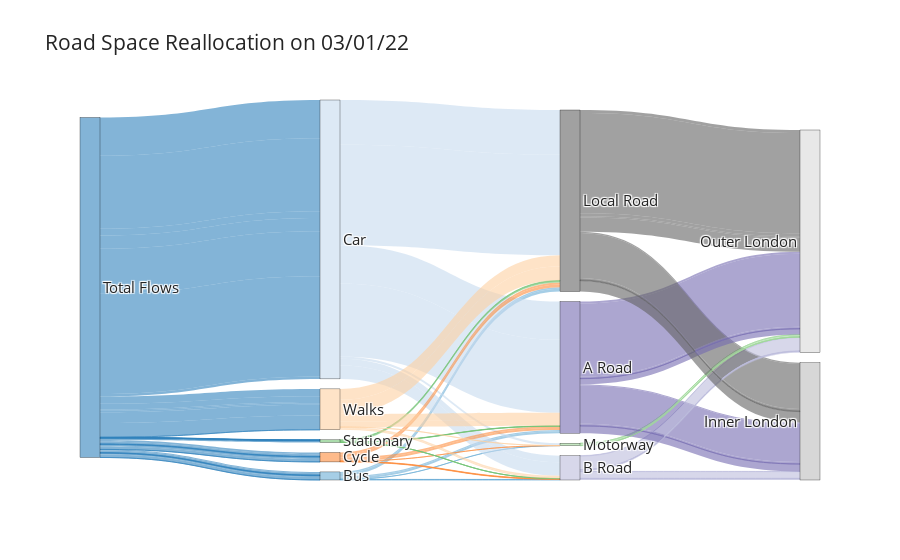
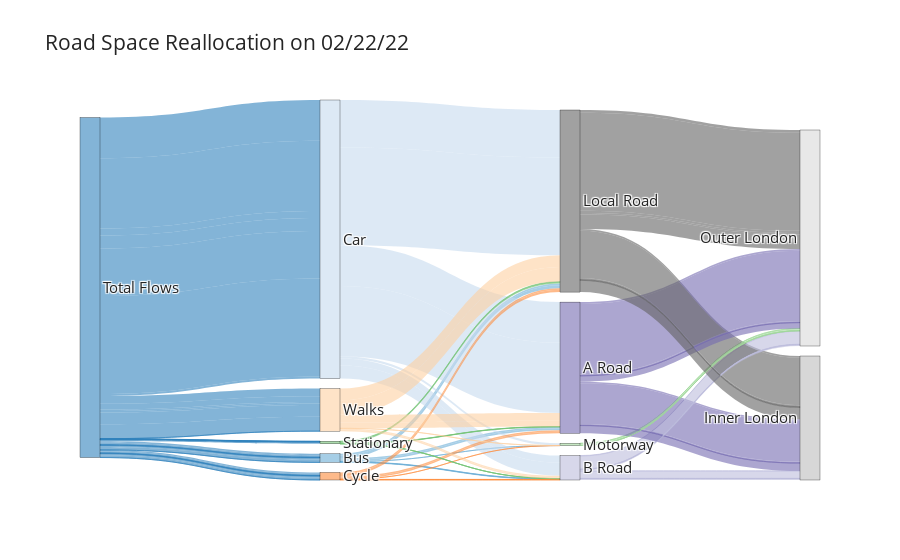
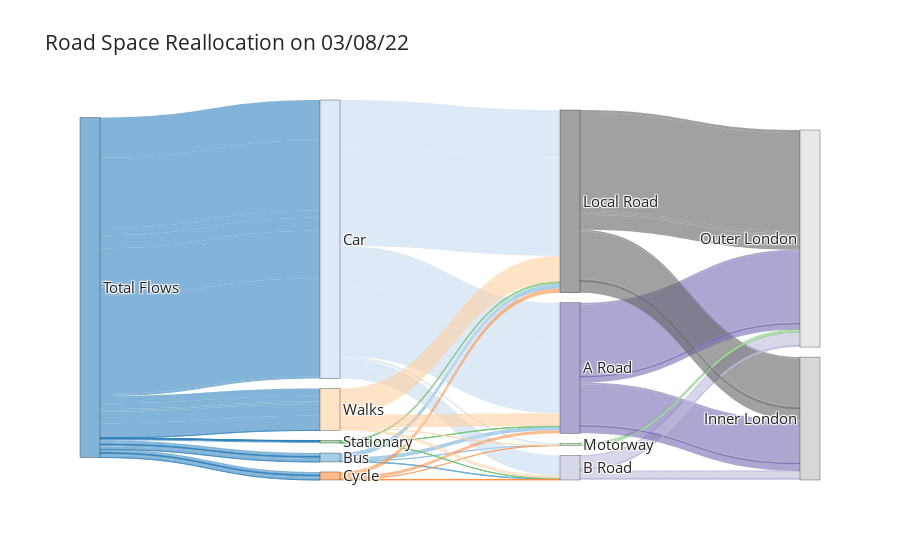
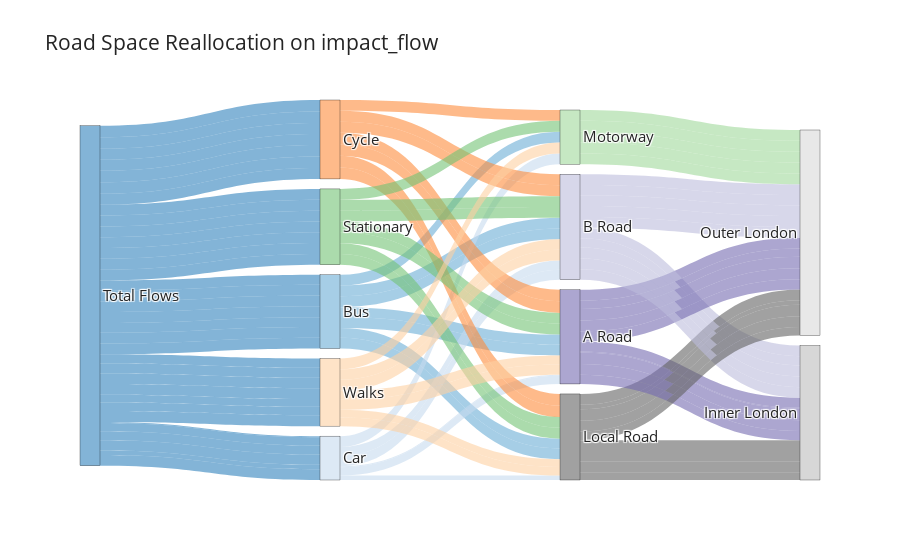

Source (notebook cell) for these figures, in order:
### Code cell
total = ['Total Flows']
modes = ['Bus', 'Car', 'Cycle', 'Walks', 'Stationary']
boundary_nodes = ['Motorway', 'A Road', 'B Road', 'Local Road', 'Inner London', 'Outer London']

nodes = total + modes + boundary_nodes

node_indices = {node: index for index, node in enumerate(nodes)}

dates = ['03/01/22', '02/22/22', '03/08/22', 'impact_flow', 'recovery_flow']

# # 设置内置主题
pio.templates.default = 'simple_white'  # 可以更改为其他内置主题名称 ['plotly'：默认主题。'simple_white'：简洁的白色背景主题。'ggplot2'：仿照ggplot2的主题。'seaborn'：仿照seaborn的主题。'plotly_dark'：深色背景主题。]


# 设置节点颜色，现有流量颜色与目标节点颜色相同
# node_colors = ['blue', 'green', 'orange', 'red', 'purple', 'cyan', 'gray', 'pink', 'brown', 'yellow', 'magenta', 'teal']

# 使用 matplotlib 的颜色映射生成节点颜色

def convert_to_rgba(color, alpha):
    return f'rgba({int(color[0] * 255)}, {int(color[1] * 255)}, {int(color[2] * 255)}, {alpha})'


cmap = cm.get_cmap(
    # 'twilight'
    'tab20c'
    , len(nodes))  # 选择一个颜色映射
node_colors = [convert_to_rgba(cmap(i), 0.6) for i in range(len(nodes))]  # 生成对应数量的颜色

for date in dates:
    sankey_data = []
    for i, row in flow_change.iterrows():
        source_node = row['Total Flows']
        target_node = row['mode']
        value = row[date]
    
        sankey_data.append({
            'source': node_indices[source_node],
            'target': node_indices[target_node],
            'value': value,
            'color': node_colors[node_indices[source_node]]
        })
    
        source_node = row['mode']
        target_node = row['classification']
        value = row[date]
    
        sankey_data.append({
            'source': node_indices[source_node],
            'target': node_indices[target_node],
            'value': value,
            'color': node_colors[node_indices[source_node]]
        })
    
        source_node = row['classification']
        target_node = row['Boundary']
        value = row[date]
    
        sankey_data.append({
            'source': node_indices[source_node],
            'target': node_indices[target_node],
            'value': value,
            'color': node_colors[node_indices[source_node]]
        })
    
    fig = go.Figure(go.Sankey(
    
        arrangement='perpendicular',
    
        node=dict(
            pad=10,
            thickness=20,
            line=dict(color='black', width=0.3),
            label=nodes,
            color=node_colors
        ),
        link=dict(
            source=[link['source'] for link in sankey_data],
            target=[link['target'] for link in sankey_data],
            value=[link['value'] for link in sankey_data],
            color=[link['color'] for link in sankey_data],
        ),
    
    ))
    
    fig.update_layout(
        title_text=f"Road Space Reallocation on {date}",
        font_size=15,
        autosize=True,
        hovermode='closest'
    )
    
    fig.show()

### Figure 1 — Plotly figure (JSON) as saved in the notebook; plotly's stock layout.template omitted (floating-point values rounded to 4 significant figures)
{"data": [{"arrangement": "perpendicular", "link": {"color": ["rgba(49, 130, 189, 0.6)", "rgba(107, 174, 214, 0.6)", "rgba(117, 107, 177, 0.6)", "rgba(49, 130, 189, 0.6)", "rgba(107, 174, 214, 0.6)", "rgba(117, 107, 177, 0.6)", "rgba(49, 130, 189, 0.6)", "rgba(107, 174, 214, 0.6)", "rgba(188, 189, 220, 0.6)", "rgba(49, 130, 189, 0.6)", "rgba(107, 174, 214, 0.6)", "rgba(188, 189, 220, 0.6)", "rgba(49, 130, 189, 0.6)", "rgba(107, 174, 214, 0.6)", "rgba(99, 99, 99, 0.6)", "rgba(49, 130, 189, 0.6)", "rgba(107, 174, 214, 0.6)", "rgba(99, 99, 99, 0.6)", "rgba(49, 130, 189, 0.6)", "rgba(107, 174, 214, 0.6)", "rgba(161, 217, 155, 0.6)", "rgba(49, 130, 189, 0.6)", "rgba(198, 219, 239, 0.6)", "rgba(117, 107, 177, 0.6)", "rgba(49, 130, 189, 0.6)", "rgba(198, 219, 239, 0.6)", "rgba(117, 107, 177, 0.6)", "rgba(49, 130, 189, 0.6)", "rgba(198, 219, 239, 0.6)", "rgba(188, 189, 220, 0.6)", "rgba(49, 130, 189, 0.6)", "rgba(198, 219, 239, 0.6)", "rgba(188, 189, 220, 0.6)", "rgba(49, 130, 189, 0.6)", "rgba(198, 219, 239, 0.6)", "rgba(99, 99, 99, 0.6)", "rgba(49, 130, 189, 0.6)", "rgba(198, 219, 239, 0.6)", "rgba(99, 99, 99, 0.6)", "rgba(49, 130, 189, 0.6)", "rgba(198, 219, 239, 0.6)", "rgba(161, 217, 155, 0.6)", "rgba(49, 130, 189, 0.6)", "rgba(253, 141, 60, 0.6)", "rgba(117, 107, 177, 0.6)", "rgba(49, 130, 189, 0.6)", "rgba(253, 141, 60, 0.6)", "rgba(117, 107, 177, 0.6)", "rgba(49, 130, 189, 0.6)", "rgba(253, 141, 60, 0.6)", "rgba(188, 189, 220, 0.6)", "rgba(49, 130, 189, 0.6)", "rgba(253, 141, 60, 0.6)", "rgba(188, 189, 220, 0.6)", "rgba(49, 130, 189, 0.6)", "rgba(253, 141, 60, 0.6)", "rgba(99, 99, 99, 0.6)", "rgba(49, 130, 189, 0.6)", "rgba(253, 141, 60, 0.6)", "rgba(99, 99, 99, 0.6)", "rgba(49, 130, 189, 0.6)", "rgba(253, 141, 60, 0.6)", "rgba(161, 217, 155, 0.6)", "rgba(49, 130, 189, 0.6)", "rgba(116, 196, 118, 0.6)", "rgba(117, 107, 177, 0.6)", "rgba(49, 130, 189, 0.6)", "rgba(116, 196, 118, 0.6)", "rgba(117, 107, 177, 0.6)", "rgba(49, 130, 189, 0.6)", "rgba(116, 196, 118, 0.6)", "rgba(188, 189, 220, 0.6)", "rgba(49, 130, 189, 0.6)", "rgba(116, 196, 118, 0.6)", "rgba(188, 189, 220, 0.6)", "rgba(49, 130, 189, 0.6)", "rgba(116, 196, 118, 0.6)", "rgba(99, 99, 99, 0.6)", "rgba(49, 130, 189, 0.6)", "rgba(116, 196, 118, 0.6)", "rgba(99, 99, 99, 0.6)", "rgba(49, 130, 189, 0.6)", "rgba(116, 196, 118, 0.6)", "rgba(161, 217, 155, 0.6)", "rgba(49, 130, 189, 0.6)", "rgba(253, 208, 162, 0.6)", "rgba(117, 107, 177, 0.6)", "rgba(49, 130, 189, 0.6)", "rgba(253, 208, 162, 0.6)", "rgba(117, 107, 177, 0.6)", "rgba(49, 130, 189, 0.6)", "rgba(253, 208, 162, 0.6)", "rgba(188, 189, 220, 0.6)", "rgba(49, 130, 189, 0.6)", "rgba(253, 208, 162, 0.6)", "rgba(188, 189, 220, 0.6)", "rgba(49, 130, 189, 0.6)", "rgba(253, 208, 162, 0.6)", "rgba(99, 99, 99, 0.6)", "rgba(49, 130, 189, 0.6)", "rgba(253, 208, 162, 0.6)", "rgba(99, 99, 99, 0.6)", "rgba(49, 130, 189, 0.6)", "rgba(253, 208, 162, 0.6)", "rgba(161, 217, 155, 0.6)"], "source": [0, 1, 7, 0, 1, 7, 0, 1, 8, 0, 1, 8, 0, 1, 9, 0, 1, 9, 0, 1, 6, 0, 2, 7, 0, 2, 7, 0, 2, 8, 0, 2, 8, 0, 2, 9, 0, 2, 9, 0, 2, 6, 0, 3, 7, 0, 3, 7, 0, 3, 8, 0, 3, 8, 0, 3, 9, 0, 3, 9, 0, 3, 6, 0, 5, 7, 0, 5, 7, 0, 5, 8, 0, 5, 8, 0, 5, 9, 0, 5, 9, 0, 5, 6, 0, 4, 7, 0, 4, 7, 0, 4, 8, 0, 4, 8, 0, 4, 9, 0, 4, 9, 0, 4, 6], "target": [1, 7, 10, 1, 7, 11, 1, 8, 10, 1, 8, 11, 1, 9, 10, 1, 9, 11, 1, 6, 11, 2, 7, 10, 2, 7, 11, 2, 8, 10, 2, 8, 11, 2, 9, 10, 2, 9, 11, 2, 6, 11, 3, 7, 10, 3, 7, 11, 3, 8, 10, 3, 8, 11, 3, 9, 10, 3, 9, 11, 3, 6, 11, 5, 7, 10, 5, 7, 11, 5, 8, 10, 5, 8, 11, 5, 9, 10, 5, 9, 11, 5, 6, 11, 4, 7, 10, 4, 7, 11, 4, 8, 10, 4, 8, 11, 4, 9, 10, 4, 9, 11, 4, 6, 11], "value": [0.01197, 0.01197, 0.01197, 0.01966, 0.01966, 0.01966, 0.00212, 0.00212, 0.00212, 0.004082, 0.004082, 0.004082, 0.01339, 0.01339, 0.01339, 0.02879, 0.02879, 0.02879, 0.0002791, 0.0002791, 0.0002791, 0.3809, 0.3809, 0.3809, 0.7264, 0.7264, 0.7264, 0.06679, 0.06679, 0.06679, 0.1337, 0.1337, 0.1337, 0.4462, 0.4462, 0.4462, 1.0, 1.0, 1.0, 0.02285, 0.02285, 0.02285, 0.01851, 0.01851, 0.01851, 0.01967, 0.01967, 0.01967, 0.003586, 0.003586, 0.003586, 0.003991, 0.003991, 0.003991, 0.02028, 0.02028, 0.02028, 0.02788, 0.02788, 0.02788, 0.0002342, 0.0002342, 0.0002342, 0.002075, 0.002075, 0.002075, 0.002114, 0.002114, 0.002114, 0.0004339, 0.0004339, 0.0004339, 0.0005496, 0.0005496, 0.0005496, 0.006999, 0.006999, 0.006999, 0.01414, 0.01414, 0.01414, 0.0, 0.0, 0.0, 0.07283, 0.07283, 0.07283, 0.05722, 0.05722, 0.05722, 0.01292, 0.01292, 0.01292, 0.01424, 0.01424, 0.01424, 0.1086, 0.1086, 0.1086, 0.1413, 0.1413, 0.1413, 0.000536, 0.000536, 0.000536]}, "node": {"color": ["rgba(49, 130, 189, 0.6)", "rgba(107, 174, 214, 0.6)", "rgba(198, 219, 239, 0.6)", "rgba(253, 141, 60, 0.6)", "rgba(253, 208, 162, 0.6)", "rgba(116, 196, 118, 0.6)", "rgba(161, 217, 155, 0.6)", "rgba(117, 107, 177, 0.6)", "rgba(188, 189, 220, 0.6)", "rgba(99, 99, 99, 0.6)", "rgba(189, 189, 189, 0.6)", "rgba(217, 217, 217, 0.6)"], "label": ["Total Flows", "Bus", "Car", "Cycle", "Walks", "Stationary", "Motorway", "A Road", "B Road", "Local Road", "Inner London", "Outer London"], "line": {"color": "black", "width": 0.3}, "pad": 10, "thickness": 20}, "type": "sankey"}], "layout": {"title": {"text": "Road Space Reallocation on 03/01/22"}, "font": {"size": 15}, "autosize": true, "hovermode": "closest"}}

### Figure 2 — Plotly figure (JSON) as saved in the notebook; plotly's stock layout.template omitted (floating-point values rounded to 4 significant figures)
{"data": [{"arrangement": "perpendicular", "link": {"color": ["rgba(49, 130, 189, 0.6)", "rgba(107, 174, 214, 0.6)", "rgba(117, 107, 177, 0.6)", "rgba(49, 130, 189, 0.6)", "rgba(107, 174, 214, 0.6)", "rgba(117, 107, 177, 0.6)", "rgba(49, 130, 189, 0.6)", "rgba(107, 174, 214, 0.6)", "rgba(188, 189, 220, 0.6)", "rgba(49, 130, 189, 0.6)", "rgba(107, 174, 214, 0.6)", "rgba(188, 189, 220, 0.6)", "rgba(49, 130, 189, 0.6)", "rgba(107, 174, 214, 0.6)", "rgba(99, 99, 99, 0.6)", "rgba(49, 130, 189, 0.6)", "rgba(107, 174, 214, 0.6)", "rgba(99, 99, 99, 0.6)", "rgba(49, 130, 189, 0.6)", "rgba(107, 174, 214, 0.6)", "rgba(161, 217, 155, 0.6)", "rgba(49, 130, 189, 0.6)", "rgba(198, 219, 239, 0.6)", "rgba(117, 107, 177, 0.6)", "rgba(49, 130, 189, 0.6)", "rgba(198, 219, 239, 0.6)", "rgba(117, 107, 177, 0.6)", "rgba(49, 130, 189, 0.6)", "rgba(198, 219, 239, 0.6)", "rgba(188, 189, 220, 0.6)", "rgba(49, 130, 189, 0.6)", "rgba(198, 219, 239, 0.6)", "rgba(188, 189, 220, 0.6)", "rgba(49, 130, 189, 0.6)", "rgba(198, 219, 239, 0.6)", "rgba(99, 99, 99, 0.6)", "rgba(49, 130, 189, 0.6)", "rgba(198, 219, 239, 0.6)", "rgba(99, 99, 99, 0.6)", "rgba(49, 130, 189, 0.6)", "rgba(198, 219, 239, 0.6)", "rgba(161, 217, 155, 0.6)", "rgba(49, 130, 189, 0.6)", "rgba(253, 141, 60, 0.6)", "rgba(117, 107, 177, 0.6)", "rgba(49, 130, 189, 0.6)", "rgba(253, 141, 60, 0.6)", "rgba(117, 107, 177, 0.6)", "rgba(49, 130, 189, 0.6)", "rgba(253, 141, 60, 0.6)", "rgba(188, 189, 220, 0.6)", "rgba(49, 130, 189, 0.6)", "rgba(253, 141, 60, 0.6)", "rgba(188, 189, 220, 0.6)", "rgba(49, 130, 189, 0.6)", "rgba(253, 141, 60, 0.6)", "rgba(99, 99, 99, 0.6)", "rgba(49, 130, 189, 0.6)", "rgba(253, 141, 60, 0.6)", "rgba(99, 99, 99, 0.6)", "rgba(49, 130, 189, 0.6)", "rgba(253, 141, 60, 0.6)", "rgba(161, 217, 155, 0.6)", "rgba(49, 130, 189, 0.6)", "rgba(116, 196, 118, 0.6)", "rgba(117, 107, 177, 0.6)", "rgba(49, 130, 189, 0.6)", "rgba(116, 196, 118, 0.6)", "rgba(117, 107, 177, 0.6)", "rgba(49, 130, 189, 0.6)", "rgba(116, 196, 118, 0.6)", "rgba(188, 189, 220, 0.6)", "rgba(49, 130, 189, 0.6)", "rgba(116, 196, 118, 0.6)", "rgba(188, 189, 220, 0.6)", "rgba(49, 130, 189, 0.6)", "rgba(116, 196, 118, 0.6)", "rgba(99, 99, 99, 0.6)", "rgba(49, 130, 189, 0.6)", "rgba(116, 196, 118, 0.6)", "rgba(99, 99, 99, 0.6)", "rgba(49, 130, 189, 0.6)", "rgba(116, 196, 118, 0.6)", "rgba(161, 217, 155, 0.6)", "rgba(49, 130, 189, 0.6)", "rgba(253, 208, 162, 0.6)", "rgba(117, 107, 177, 0.6)", "rgba(49, 130, 189, 0.6)", "rgba(253, 208, 162, 0.6)", "rgba(117, 107, 177, 0.6)", "rgba(49, 130, 189, 0.6)", "rgba(253, 208, 162, 0.6)", "rgba(188, 189, 220, 0.6)", "rgba(49, 130, 189, 0.6)", "rgba(253, 208, 162, 0.6)", "rgba(188, 189, 220, 0.6)", "rgba(49, 130, 189, 0.6)", "rgba(253, 208, 162, 0.6)", "rgba(99, 99, 99, 0.6)", "rgba(49, 130, 189, 0.6)", "rgba(253, 208, 162, 0.6)", "rgba(99, 99, 99, 0.6)", "rgba(49, 130, 189, 0.6)", "rgba(253, 208, 162, 0.6)", "rgba(161, 217, 155, 0.6)"], "source": [0, 1, 7, 0, 1, 7, 0, 1, 8, 0, 1, 8, 0, 1, 9, 0, 1, 9, 0, 1, 6, 0, 2, 7, 0, 2, 7, 0, 2, 8, 0, 2, 8, 0, 2, 9, 0, 2, 9, 0, 2, 6, 0, 3, 7, 0, 3, 7, 0, 3, 8, 0, 3, 8, 0, 3, 9, 0, 3, 9, 0, 3, 6, 0, 5, 7, 0, 5, 7, 0, 5, 8, 0, 5, 8, 0, 5, 9, 0, 5, 9, 0, 5, 6, 0, 4, 7, 0, 4, 7, 0, 4, 8, 0, 4, 8, 0, 4, 9, 0, 4, 9, 0, 4, 6], "target": [1, 7, 10, 1, 7, 11, 1, 8, 10, 1, 8, 11, 1, 9, 10, 1, 9, 11, 1, 6, 11, 2, 7, 10, 2, 7, 11, 2, 8, 10, 2, 8, 11, 2, 9, 10, 2, 9, 11, 2, 6, 11, 3, 7, 10, 3, 7, 11, 3, 8, 10, 3, 8, 11, 3, 9, 10, 3, 9, 11, 3, 6, 11, 5, 7, 10, 5, 7, 11, 5, 8, 10, 5, 8, 11, 5, 9, 10, 5, 9, 11, 5, 6, 11, 4, 7, 10, 4, 7, 11, 4, 8, 10, 4, 8, 11, 4, 9, 10, 4, 9, 11, 4, 6, 11], "value": [0.01596, 0.01596, 0.01596, 0.01881, 0.01881, 0.01881, 0.002809, 0.002809, 0.002809, 0.004105, 0.004105, 0.004105, 0.01782, 0.01782, 0.01782, 0.02843, 0.02843, 0.02843, 0.00031, 0.00031, 0.00031, 0.4158, 0.4158, 0.4158, 0.717, 0.717, 0.717, 0.07278, 0.07278, 0.07278, 0.1333, 0.1333, 0.1333, 0.4838, 0.4838, 0.4838, 1.0, 1.0, 1.0, 0.02228, 0.02228, 0.02228, 0.01476, 0.01476, 0.01476, 0.0159, 0.0159, 0.0159, 0.002874, 0.002874, 0.002874, 0.003653, 0.003653, 0.003653, 0.01627, 0.01627, 0.01627, 0.02394, 0.02394, 0.02394, 0.0001701, 0.0001701, 0.0001701, 0.00205, 0.00205, 0.00205, 0.001998, 0.001998, 0.001998, 0.0004598, 0.0004598, 0.0004598, 0.0005322, 0.0005322, 0.0005322, 0.007385, 0.007385, 0.007385, 0.01378, 0.01378, 0.01378, 0.0, 0.0, 0.0, 0.07893, 0.07893, 0.07893, 0.05874, 0.05874, 0.05874, 0.01436, 0.01436, 0.01436, 0.01442, 0.01442, 0.01442, 0.1201, 0.1201, 0.1201, 0.1478, 0.1478, 0.1478, 0.000622, 0.000622, 0.000622]}, "node": {"color": ["rgba(49, 130, 189, 0.6)", "rgba(107, 174, 214, 0.6)", "rgba(198, 219, 239, 0.6)", "rgba(253, 141, 60, 0.6)", "rgba(253, 208, 162, 0.6)", "rgba(116, 196, 118, 0.6)", "rgba(161, 217, 155, 0.6)", "rgba(117, 107, 177, 0.6)", "rgba(188, 189, 220, 0.6)", "rgba(99, 99, 99, 0.6)", "rgba(189, 189, 189, 0.6)", "rgba(217, 217, 217, 0.6)"], "label": ["Total Flows", "Bus", "Car", "Cycle", "Walks", "Stationary", "Motorway", "A Road", "B Road", "Local Road", "Inner London", "Outer London"], "line": {"color": "black", "width": 0.3}, "pad": 10, "thickness": 20}, "type": "sankey"}], "layout": {"title": {"text": "Road Space Reallocation on 02/22/22"}, "font": {"size": 15}, "autosize": true, "hovermode": "closest"}}

### Figure 3 — Plotly figure (JSON) as saved in the notebook; plotly's stock layout.template omitted (floating-point values rounded to 4 significant figures)
{"data": [{"arrangement": "perpendicular", "link": {"color": ["rgba(49, 130, 189, 0.6)", "rgba(107, 174, 214, 0.6)", "rgba(117, 107, 177, 0.6)", "rgba(49, 130, 189, 0.6)", "rgba(107, 174, 214, 0.6)", "rgba(117, 107, 177, 0.6)", "rgba(49, 130, 189, 0.6)", "rgba(107, 174, 214, 0.6)", "rgba(188, 189, 220, 0.6)", "rgba(49, 130, 189, 0.6)", "rgba(107, 174, 214, 0.6)", "rgba(188, 189, 220, 0.6)", "rgba(49, 130, 189, 0.6)", "rgba(107, 174, 214, 0.6)", "rgba(99, 99, 99, 0.6)", "rgba(49, 130, 189, 0.6)", "rgba(107, 174, 214, 0.6)", "rgba(99, 99, 99, 0.6)", "rgba(49, 130, 189, 0.6)", "rgba(107, 174, 214, 0.6)", "rgba(161, 217, 155, 0.6)", "rgba(49, 130, 189, 0.6)", "rgba(198, 219, 239, 0.6)", "rgba(117, 107, 177, 0.6)", "rgba(49, 130, 189, 0.6)", "rgba(198, 219, 239, 0.6)", "rgba(117, 107, 177, 0.6)", "rgba(49, 130, 189, 0.6)", "rgba(198, 219, 239, 0.6)", "rgba(188, 189, 220, 0.6)", "rgba(49, 130, 189, 0.6)", "rgba(198, 219, 239, 0.6)", "rgba(188, 189, 220, 0.6)", "rgba(49, 130, 189, 0.6)", "rgba(198, 219, 239, 0.6)", "rgba(99, 99, 99, 0.6)", "rgba(49, 130, 189, 0.6)", "rgba(198, 219, 239, 0.6)", "rgba(99, 99, 99, 0.6)", "rgba(49, 130, 189, 0.6)", "rgba(198, 219, 239, 0.6)", "rgba(161, 217, 155, 0.6)", "rgba(49, 130, 189, 0.6)", "rgba(253, 141, 60, 0.6)", "rgba(117, 107, 177, 0.6)", "rgba(49, 130, 189, 0.6)", "rgba(253, 141, 60, 0.6)", "rgba(117, 107, 177, 0.6)", "rgba(49, 130, 189, 0.6)", "rgba(253, 141, 60, 0.6)", "rgba(188, 189, 220, 0.6)", "rgba(49, 130, 189, 0.6)", "rgba(253, 141, 60, 0.6)", "rgba(188, 189, 220, 0.6)", "rgba(49, 130, 189, 0.6)", "rgba(253, 141, 60, 0.6)", "rgba(99, 99, 99, 0.6)", "rgba(49, 130, 189, 0.6)", "rgba(253, 141, 60, 0.6)", "rgba(99, 99, 99, 0.6)", "rgba(49, 130, 189, 0.6)", "rgba(253, 141, 60, 0.6)", "rgba(161, 217, 155, 0.6)", "rgba(49, 130, 189, 0.6)", "rgba(116, 196, 118, 0.6)", "rgba(117, 107, 177, 0.6)", "rgba(49, 130, 189, 0.6)", "rgba(116, 196, 118, 0.6)", "rgba(117, 107, 177, 0.6)", "rgba(49, 130, 189, 0.6)", "rgba(116, 196, 118, 0.6)", "rgba(188, 189, 220, 0.6)", "rgba(49, 130, 189, 0.6)", "rgba(116, 196, 118, 0.6)", "rgba(188, 189, 220, 0.6)", "rgba(49, 130, 189, 0.6)", "rgba(116, 196, 118, 0.6)", "rgba(99, 99, 99, 0.6)", "rgba(49, 130, 189, 0.6)", "rgba(116, 196, 118, 0.6)", "rgba(99, 99, 99, 0.6)", "rgba(49, 130, 189, 0.6)", "rgba(116, 196, 118, 0.6)", "rgba(161, 217, 155, 0.6)", "rgba(49, 130, 189, 0.6)", "rgba(253, 208, 162, 0.6)", "rgba(117, 107, 177, 0.6)", "rgba(49, 130, 189, 0.6)", "rgba(253, 208, 162, 0.6)", "rgba(117, 107, 177, 0.6)", "rgba(49, 130, 189, 0.6)", "rgba(253, 208, 162, 0.6)", "rgba(188, 189, 220, 0.6)", "rgba(49, 130, 189, 0.6)", "rgba(253, 208, 162, 0.6)", "rgba(188, 189, 220, 0.6)", "rgba(49, 130, 189, 0.6)", "rgba(253, 208, 162, 0.6)", "rgba(99, 99, 99, 0.6)", "rgba(49, 130, 189, 0.6)", "rgba(253, 208, 162, 0.6)", "rgba(99, 99, 99, 0.6)", "rgba(49, 130, 189, 0.6)", "rgba(253, 208, 162, 0.6)", "rgba(161, 217, 155, 0.6)"], "source": [0, 1, 7, 0, 1, 7, 0, 1, 8, 0, 1, 8, 0, 1, 9, 0, 1, 9, 0, 1, 6, 0, 2, 7, 0, 2, 7, 0, 2, 8, 0, 2, 8, 0, 2, 9, 0, 2, 9, 0, 2, 6, 0, 3, 7, 0, 3, 7, 0, 3, 8, 0, 3, 8, 0, 3, 9, 0, 3, 9, 0, 3, 6, 0, 5, 7, 0, 5, 7, 0, 5, 8, 0, 5, 8, 0, 5, 9, 0, 5, 9, 0, 5, 6, 0, 4, 7, 0, 4, 7, 0, 4, 8, 0, 4, 8, 0, 4, 9, 0, 4, 9, 0, 4, 6], "target": [1, 7, 10, 1, 7, 11, 1, 8, 10, 1, 8, 11, 1, 9, 10, 1, 9, 11, 1, 6, 11, 2, 7, 10, 2, 7, 11, 2, 8, 10, 2, 8, 11, 2, 9, 10, 2, 9, 11, 2, 6, 11, 3, 7, 10, 3, 7, 11, 3, 8, 10, 3, 8, 11, 3, 9, 10, 3, 9, 11, 3, 6, 11, 5, 7, 10, 5, 7, 11, 5, 8, 10, 5, 8, 11, 5, 9, 10, 5, 9, 11, 5, 6, 11, 4, 7, 10, 4, 7, 11, 4, 8, 10, 4, 8, 11, 4, 9, 10, 4, 9, 11, 4, 6, 11], "value": [0.01634, 0.01634, 0.01634, 0.01965, 0.01965, 0.01965, 0.002806, 0.002806, 0.002806, 0.004075, 0.004075, 0.004075, 0.01827, 0.01827, 0.01827, 0.02964, 0.02964, 0.02964, 0.0003875, 0.0003875, 0.0003875, 0.4101, 0.4101, 0.4101, 0.7162, 0.7162, 0.7162, 0.07242, 0.07242, 0.07242, 0.133, 0.133, 0.133, 0.483, 0.483, 0.483, 1.0, 1.0, 1.0, 0.02175, 0.02175, 0.02175, 0.01535, 0.01535, 0.01535, 0.01708, 0.01708, 0.01708, 0.002868, 0.002868, 0.002868, 0.003688, 0.003688, 0.003688, 0.01722, 0.01722, 0.01722, 0.0254, 0.0254, 0.0254, 0.0001461, 0.0001461, 0.0001461, 0.001941, 0.001941, 0.001941, 0.002018, 0.002018, 0.002018, 0.0004469, 0.0004469, 0.0004469, 0.0005412, 0.0005412, 0.0005412, 0.00732, 0.00732, 0.00732, 0.01395, 0.01395, 0.01395, 0.0, 0.0, 0.0, 0.07323, 0.07323, 0.07323, 0.05793, 0.05793, 0.05793, 0.01421, 0.01421, 0.01421, 0.01474, 0.01474, 0.01474, 0.1165, 0.1165, 0.1165, 0.1496, 0.1496, 0.1496, 0.0005844, 0.0005844, 0.0005844]}, "node": {"color": ["rgba(49, 130, 189, 0.6)", "rgba(107, 174, 214, 0.6)", "rgba(198, 219, 239, 0.6)", "rgba(253, 141, 60, 0.6)", "rgba(253, 208, 162, 0.6)", "rgba(116, 196, 118, 0.6)", "rgba(161, 217, 155, 0.6)", "rgba(117, 107, 177, 0.6)", "rgba(188, 189, 220, 0.6)", "rgba(99, 99, 99, 0.6)", "rgba(189, 189, 189, 0.6)", "rgba(217, 217, 217, 0.6)"], "label": ["Total Flows", "Bus", "Car", "Cycle", "Walks", "Stationary", "Motorway", "A Road", "B Road", "Local Road", "Inner London", "Outer London"], "line": {"color": "black", "width": 0.3}, "pad": 10, "thickness": 20}, "type": "sankey"}], "layout": {"title": {"text": "Road Space Reallocation on 03/08/22"}, "font": {"size": 15}, "autosize": true, "hovermode": "closest"}}

### Figure 4 — Plotly figure (JSON) as saved in the notebook; plotly's stock layout.template omitted (floating-point values rounded to 4 significant figures)
{"data": [{"arrangement": "perpendicular", "link": {"color": ["rgba(49, 130, 189, 0.6)", "rgba(107, 174, 214, 0.6)", "rgba(117, 107, 177, 0.6)", "rgba(49, 130, 189, 0.6)", "rgba(107, 174, 214, 0.6)", "rgba(117, 107, 177, 0.6)", "rgba(49, 130, 189, 0.6)", "rgba(107, 174, 214, 0.6)", "rgba(188, 189, 220, 0.6)", "rgba(49, 130, 189, 0.6)", "rgba(107, 174, 214, 0.6)", "rgba(188, 189, 220, 0.6)", "rgba(49, 130, 189, 0.6)", "rgba(107, 174, 214, 0.6)", "rgba(99, 99, 99, 0.6)", "rgba(49, 130, 189, 0.6)", "rgba(107, 174, 214, 0.6)", "rgba(99, 99, 99, 0.6)", "rgba(49, 130, 189, 0.6)", "rgba(107, 174, 214, 0.6)", "rgba(161, 217, 155, 0.6)", "rgba(49, 130, 189, 0.6)", "rgba(198, 219, 239, 0.6)", "rgba(117, 107, 177, 0.6)", "rgba(49, 130, 189, 0.6)", "rgba(198, 219, 239, 0.6)", "rgba(117, 107, 177, 0.6)", "rgba(49, 130, 189, 0.6)", "rgba(198, 219, 239, 0.6)", "rgba(188, 189, 220, 0.6)", "rgba(49, 130, 189, 0.6)", "rgba(198, 219, 239, 0.6)", "rgba(188, 189, 220, 0.6)", "rgba(49, 130, 189, 0.6)", "rgba(198, 219, 239, 0.6)", "rgba(99, 99, 99, 0.6)", "rgba(49, 130, 189, 0.6)", "rgba(198, 219, 239, 0.6)", "rgba(99, 99, 99, 0.6)", "rgba(49, 130, 189, 0.6)", "rgba(198, 219, 239, 0.6)", "rgba(161, 217, 155, 0.6)", "rgba(49, 130, 189, 0.6)", "rgba(253, 141, 60, 0.6)", "rgba(117, 107, 177, 0.6)", "rgba(49, 130, 189, 0.6)", "rgba(253, 141, 60, 0.6)", "rgba(117, 107, 177, 0.6)", "rgba(49, 130, 189, 0.6)", "rgba(253, 141, 60, 0.6)", "rgba(188, 189, 220, 0.6)", "rgba(49, 130, 189, 0.6)", "rgba(253, 141, 60, 0.6)", "rgba(188, 189, 220, 0.6)", "rgba(49, 130, 189, 0.6)", "rgba(253, 141, 60, 0.6)", "rgba(99, 99, 99, 0.6)", "rgba(49, 130, 189, 0.6)", "rgba(253, 141, 60, 0.6)", "rgba(99, 99, 99, 0.6)", "rgba(49, 130, 189, 0.6)", "rgba(253, 141, 60, 0.6)", "rgba(161, 217, 155, 0.6)", "rgba(49, 130, 189, 0.6)", "rgba(116, 196, 118, 0.6)", "rgba(117, 107, 177, 0.6)", "rgba(49, 130, 189, 0.6)", "rgba(116, 196, 118, 0.6)", "rgba(117, 107, 177, 0.6)", "rgba(49, 130, 189, 0.6)", "rgba(116, 196, 118, 0.6)", "rgba(188, 189, 220, 0.6)", "rgba(49, 130, 189, 0.6)", "rgba(116, 196, 118, 0.6)", "rgba(188, 189, 220, 0.6)", "rgba(49, 130, 189, 0.6)", "rgba(116, 196, 118, 0.6)", "rgba(99, 99, 99, 0.6)", "rgba(49, 130, 189, 0.6)", "rgba(116, 196, 118, 0.6)", "rgba(99, 99, 99, 0.6)", "rgba(49, 130, 189, 0.6)", "rgba(116, 196, 118, 0.6)", "rgba(161, 217, 155, 0.6)", "rgba(49, 130, 189, 0.6)", "rgba(253, 208, 162, 0.6)", "rgba(117, 107, 177, 0.6)", "rgba(49, 130, 189, 0.6)", "rgba(253, 208, 162, 0.6)", "rgba(117, 107, 177, 0.6)", "rgba(49, 130, 189, 0.6)", "rgba(253, 208, 162, 0.6)", "rgba(188, 189, 220, 0.6)", "rgba(49, 130, 189, 0.6)", "rgba(253, 208, 162, 0.6)", "rgba(188, 189, 220, 0.6)", "rgba(49, 130, 189, 0.6)", "rgba(253, 208, 162, 0.6)", "rgba(99, 99, 99, 0.6)", "rgba(49, 130, 189, 0.6)", "rgba(253, 208, 162, 0.6)", "rgba(99, 99, 99, 0.6)", "rgba(49, 130, 189, 0.6)", "rgba(253, 208, 162, 0.6)", "rgba(161, 217, 155, 0.6)"], "source": [0, 1, 7, 0, 1, 7, 0, 1, 8, 0, 1, 8, 0, 1, 9, 0, 1, 9, 0, 1, 6, 0, 2, 7, 0, 2, 7, 0, 2, 8, 0, 2, 8, 0, 2, 9, 0, 2, 9, 0, 2, 6, 0, 3, 7, 0, 3, 7, 0, 3, 8, 0, 3, 8, 0, 3, 9, 0, 3, 9, 0, 3, 6, 0, 5, 7, 0, 5, 7, 0, 5, 8, 0, 5, 8, 0, 5, 9, 0, 5, 9, 0, 5, 6, 0, 4, 7, 0, 4, 7, 0, 4, 8, 0, 4, 8, 0, 4, 9, 0, 4, 9, 0, 4, 6], "target": [1, 7, 10, 1, 7, 11, 1, 8, 10, 1, 8, 11, 1, 9, 10, 1, 9, 11, 1, 6, 11, 2, 7, 10, 2, 7, 11, 2, 8, 10, 2, 8, 11, 2, 9, 10, 2, 9, 11, 2, 6, 11, 3, 7, 10, 3, 7, 11, 3, 8, 10, 3, 8, 11, 3, 9, 10, 3, 9, 11, 3, 6, 11, 5, 7, 10, 5, 7, 11, 5, 8, 10, 5, 8, 11, 5, 9, 10, 5, 9, 11, 5, 6, 11, 4, 7, 10, 4, 7, 11, 4, 8, 10, 4, 8, 11, 4, 9, 10, 4, 9, 11, 4, 6, 11], "value": [0.8571, 0.8571, 0.8571, 0.942, 0.942, 0.942, 0.9233, 0.9233, 0.9233, 0.9346, 0.9346, 0.9346, 0.8483, 0.8483, 0.8483, 0.9281, 0.9281, 0.9281, 0.9365, 0.9365, 0.9365, 0.08641, 0.08641, 0.08641, 0.7131, 0.7131, 0.7131, 0.7903, 0.7903, 0.7903, 0.8722, 0.8722, 0.8722, 0.0, 0.0, 0.0, 0.3903, 0.3903, 0.3903, 0.9352, 0.9352, 0.9352, 0.9962, 0.9962, 0.9962, 0.9959, 0.9959, 0.9959, 0.9484, 0.9484, 0.9484, 0.9412, 0.9412, 0.9412, 1.0, 1.0, 1.0, 0.9946, 0.9946, 0.9946, 0.9383, 0.9383, 0.9383, 0.9365, 0.9365, 0.9365, 0.9382, 0.9382, 0.9382, 0.9365, 0.9365, 0.9365, 0.9372, 0.9372, 0.9372, 0.9263, 0.9263, 0.9263, 0.9361, 0.9361, 0.9361, 0.9372, 0.9372, 0.9372, 0.785, 0.785, 0.785, 0.8778, 0.8778, 0.8778, 0.9037, 0.9037, 0.9037, 0.9262, 0.9262, 0.9262, 0.6647, 0.6647, 0.6647, 0.74, 0.74, 0.74, 0.9353, 0.9353, 0.9353]}, "node": {"color": ["rgba(49, 130, 189, 0.6)", "rgba(107, 174, 214, 0.6)", "rgba(198, 219, 239, 0.6)", "rgba(253, 141, 60, 0.6)", "rgba(253, 208, 162, 0.6)", "rgba(116, 196, 118, 0.6)", "rgba(161, 217, 155, 0.6)", "rgba(117, 107, 177, 0.6)", "rgba(188, 189, 220, 0.6)", "rgba(99, 99, 99, 0.6)", "rgba(189, 189, 189, 0.6)", "rgba(217, 217, 217, 0.6)"], "label": ["Total Flows", "Bus", "Car", "Cycle", "Walks", "Stationary", "Motorway", "A Road", "B Road", "Local Road", "Inner London", "Outer London"], "line": {"color": "black", "width": 0.3}, "pad": 10, "thickness": 20}, "type": "sankey"}], "layout": {"title": {"text": "Road Space Reallocation on impact_flow"}, "font": {"size": 15}, "autosize": true, "hovermode": "closest"}}
